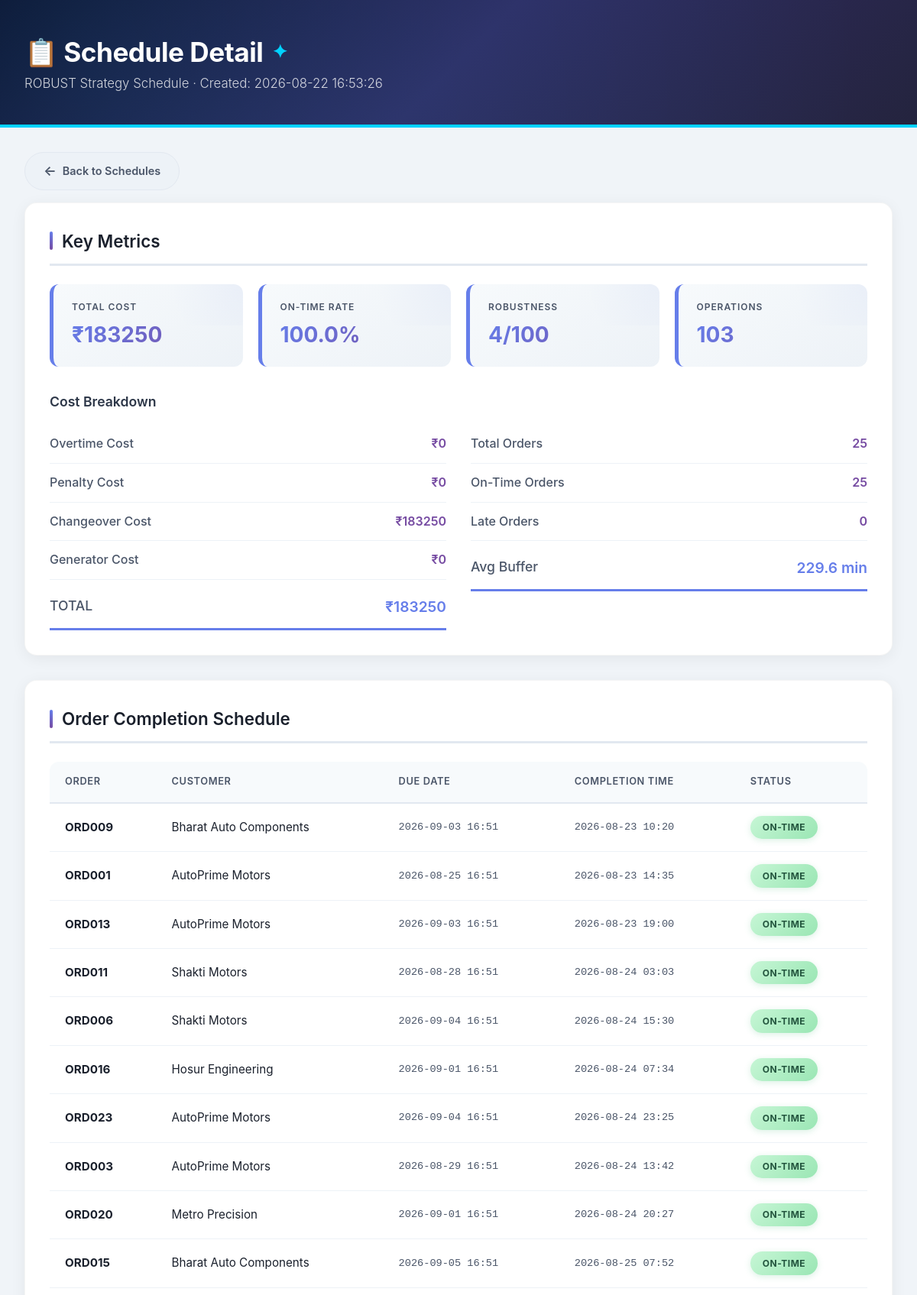
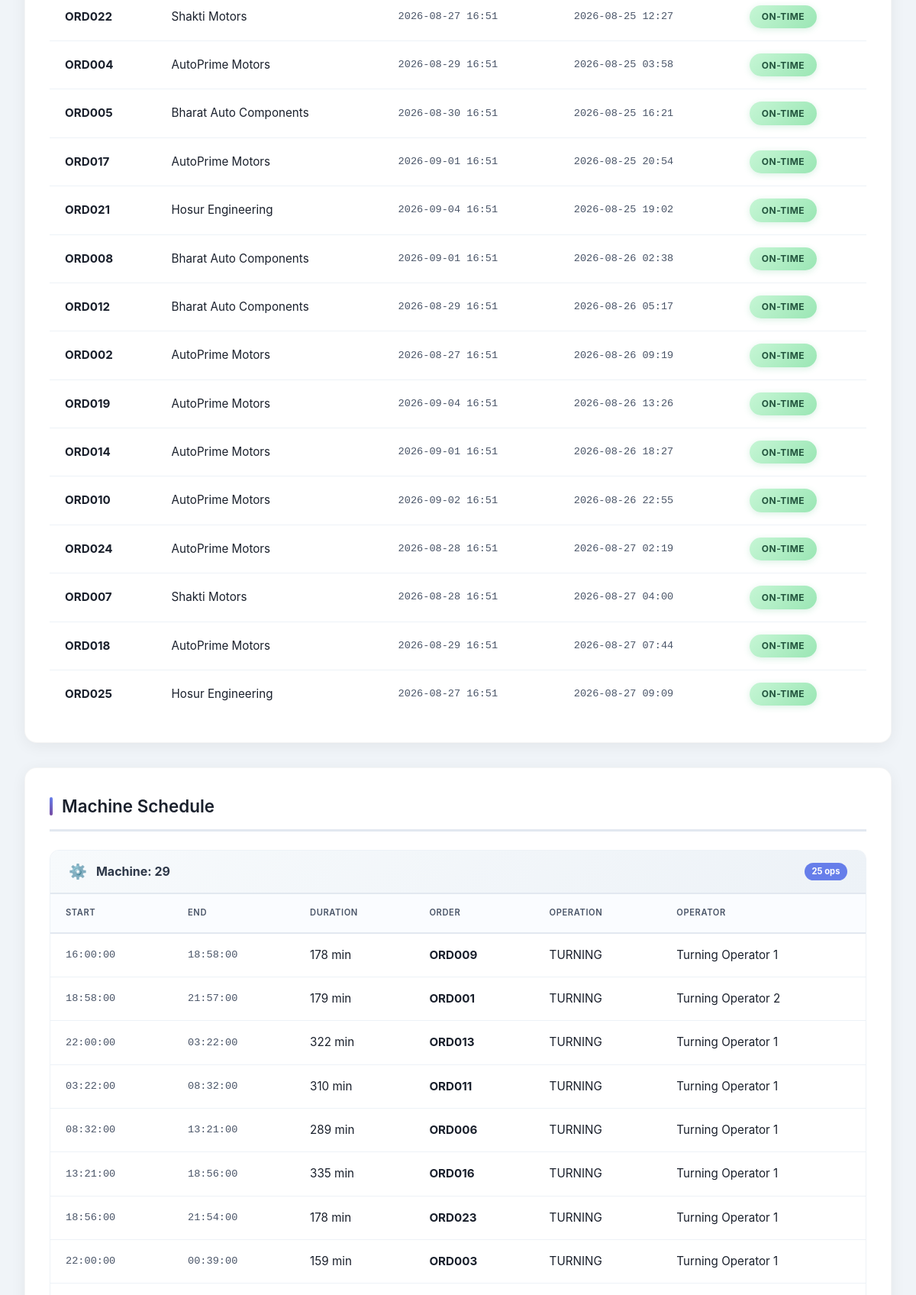
The page /schedules/7/ (upper part) on the database its author committed (2 pictures, top to bottom).
### scheduler/models.py (models this page shows, shortened)
class Schedule(models.Model):
    STRATEGY_CHOICES = [
        ("CHEAPEST", "Cheapest"),
        ("ONTIME", "Most On-Time"),
        ("ROBUST", "Most Robust"),
    ]
    name = models.CharField(
        max_length=100
    )
    strategy = models.CharField(
        max_length=20,
        choices=STRATEGY_CHOICES
    )
    created_at = models.DateTimeField(
        auto_now_add=True
    )
    overtime_cost = models.DecimalField(
        max_digits=12,
        decimal_places=2,
        default=0
    )
    penalty_cost = models.DecimalField(
        max_digits=12,
        decimal_places=2,
        default=0
    )
    changeover_cost = models.DecimalField(
        max_digits=12,
        decimal_places=2,
        default=0
    )
    generator_cost = models.DecimalField(
        max_digits=12,
        decimal_places=2,
        default=0
    )
    total_cost = models.DecimalField(
        max_digits=12,
        decimal_places=2,
        default=0
    )

class Order(models.Model):
    STATUS_CHOICES = [
        ("OPEN", "Open"),
        ("IN_PROGRESS", "In Progress"),
        ("COMPLETED", "Completed"),
        ("LATE", "Late"),
    ]
    PRIORITY_CHOICES = [
        ("HIGH", "High"),
        ("MEDIUM", "Medium"),
        ("LOW", "Low"),
    ]
    order_number = models.CharField(
        max_length=30,
        unique=True
    )
    customer = models.ForeignKey(
        Customer,
        on_delete=models.CASCADE,
        related_name="orders"
    )
    part_number = models.CharField(
        max_length=50
    )
    quantity = models.IntegerField()
    due_date = models.DateTimeField()
    priority = models.CharField(
        max_length=10,
        choices=PRIORITY_CHOICES,
        default="MEDIUM"
    )
    status = models.CharField(
        max_length=20,
        choices=STATUS_CHOICES,
        default="OPEN"
    )
    material_available = models.BooleanField(
        default=True
    )
    material_available_from = models.DateTimeField(
        null=True,
        blank=True
    )
    created_at = models.DateTimeField(
        auto_now_add=True
    )

class Customer(models.Model):
    TIER_CHOICES = [
        (1, "Tier 1"),
        (2, "Tier 2"),
        (3, "Tier 3"),
    ]
    name = models.CharField(max_length=100)
    tier = models.IntegerField(choices=TIER_CHOICES)
    revenue_share = models.DecimalField(
        max_digits=5,
        decimal_places=2,
        default=0
    )
    late_penalty_per_hour = models.DecimalField(
        max_digits=10,
        decimal_places=2,
        default=0
    )
    jit_customer = models.BooleanField(default=False)

class ScheduledOperation(models.Model):
    schedule = models.ForeignKey(
        Schedule,
        on_delete=models.CASCADE,
        related_name="scheduled_operations"
    )
    operation = models.ForeignKey(
        Operation,
        on_delete=models.CASCADE
    )
    machine = models.ForeignKey(
        Machine,
        on_delete=models.CASCADE
    )
    operator = models.ForeignKey(
        Operator,
        on_delete=models.SET_NULL,
        null=True,
        blank=True
    )
    start_time = models.DateTimeField()
    end_time = models.DateTimeField()
    setup_minutes = models.PositiveIntegerField(
        default=0
    )
    overtime = models.BooleanField(
        default=False
    )

class Operation(models.Model):
    OPERATION_TYPES = [
        ("TURNING", "Turning"),
        ("MILLING", "Milling"),
        ("DRILLING", "Drilling"),
        ("GRINDING", "Grinding"),
        ("INSPECTION", "Inspection"),
    ]
    order = models.ForeignKey(
        Order,
        on_delete=models.CASCADE,
        related_name="operations"
    )
    sequence = models.PositiveIntegerField()
    operation_type = models.CharField(
        max_length=20,
        choices=OPERATION_TYPES
    )
    duration_minutes = models.PositiveIntegerField()
    setup_family = models.CharField(
        max_length=20
    )
    required_skill = models.CharField(
        max_length=50
    )
    eligible_machines = models.ManyToManyField(
        Machine,
        related_name="operations"
    )

class Operator(models.Model):
    name = models.CharField(max_length=100)
    employee_id = models.CharField(
        max_length=20,
        unique=True
    )
    skills = models.JSONField(
        default=list
    )
    can_work_overtime = models.BooleanField(
        default=True
    )
    active = models.BooleanField(default=True)

### scheduler/views.py (the view)
class ScheduleDetailView(DetailView):
    model = Schedule
    template_name = "scheduler/schedule_detail.html"
    context_object_name = "schedule"
    def get_context_data(self, **kwargs):
        context = super().get_context_data(**kwargs)
        schedule = self.object
        operations = (
            schedule.scheduled_operations.all()
            .select_related(
                "machine",
                "operator",
                "operation__order",
            )
            .order_by("machine_id", "start_time")
        )
        machine_schedule = {}
        for op in operations:
            machine_id = op.machine_id
            if machine_id not in machine_schedule:
                machine_schedule[machine_id] = []
            machine_schedule[machine_id].append(op)
        context["machine_schedule"] = machine_schedule
        costs = calculate_total_cost(schedule)
        context["costs"] = costs
        ontime = calculate_ontime_metrics(schedule)
        context["ontime_metrics"] = ontime
        robustness = calculate_robustness_metrics(schedule)
        context["robustness_metrics"] = robustness
        orders_completed = {}
        for op in operations:
            order = op.operation.order
            order_id = order.id
            if order_id not in orders_completed:
                orders_completed[order_id] = {
                    "order": order,
                    "completion_time": op.end_time,
                }
            else:
                if (
                    op.end_time >
                    orders_completed[order_id][
                        "completion_time"
                    ]
                ):
                    orders_completed[order_id][
                        "completion_time"
                    ] = op.end_time
        context["orders_completed"] = list(
            orders_completed.values()
        )
        return context

### scheduler/services/cost_calculator.py (called while the page is built, shortened)
def calculate_overtime_cost(schedule):
    overtime_cost = Decimal("0")
    night_shift_cost = Decimal("0")
    for scheduled_op in schedule.scheduled_operations.all():
        duration_hours = (
            Decimal(scheduled_op.end_time.timestamp() -
                    scheduled_op.start_time.timestamp()) / 3600
        )
    return {
        "overtime_cost": overtime_cost,
        "night_shift_cost": night_shift_cost,
        "total": overtime_cost + night_shift_cost,
    }

def calculate_generator_cost(schedule, power_cut_hours=0):
    generator_cost = (
        Decimal(power_cut_hours) *
        GENERATOR_HOURLY_COST
    )
    return {
        "generator_cost": generator_cost,
        "hours": power_cut_hours,
        "total": generator_cost,
    }

### scheduler/templates/scheduler/schedule_detail.html (shortened to what this page needs)
{% load static %}
<!DOCTYPE html>
<html lang="en">
    <head>
    </head>
    <body>
        <div class="header">
            <h1>📋 Schedule Detail</h1>
            <p>{{ schedule.name }} · Created: {{ schedule.created_at|date:"Y-m-d H:i:s" }}</p>
        </div>
        <div class="container">
            <a href="{% url 'scheduler:schedule_list' %}" class="btn btn-back">Back to Schedules</a>
            <div class="section">
                <h2>Key Metrics</h2>
                <div class="metrics-grid">
                    <div class="metric">
                        <div class="metric-label">Total Cost</div>
                        <div class="metric-value">₹{{ costs.total_cost|floatformat:0 }}</div>
                    </div>
                    <div class="metric">
                        <div class="metric-label">On-Time Rate</div>
                        <div class="metric-value">{{ ontime_metrics.on_time_percent|floatformat:1 }}%</div>
                    </div>
                    <div class="metric">
                        <div class="metric-label">Robustness</div>
                        <div class="metric-value">{{ robustness_metrics.robustness_score|floatformat:0 }}/100</div>
                    </div>
                    <div class="metric">
                        <div class="metric-label">Operations</div>
                        <div class="metric-value">{{ schedule.scheduled_operations.count }}</div>
                    </div>
                </div>
                <h3>Cost Breakdown</h3>
                <div class="cost-section">
                    <div>
                        <div class="cost-item">
                            <span class="cost-label">Overtime Cost</span>
                            <span class="cost-value">₹{{ costs.overtime.total|floatformat:0 }}</span>
                        </div>
                        <div class="cost-item">
                            <span class="cost-label">Penalty Cost</span>
                            <span class="cost-value">₹{{ costs.penalties.total|floatformat:0 }}</span>
                        </div>
                        <div class="cost-item">
                            <span class="cost-label">Changeover Cost</span>
                            <span class="cost-value">₹{{ costs.changeovers.total|floatformat:0 }}</span>
                        </div>
                        <div class="cost-item">
                            <span class="cost-label">Generator Cost</span>
                            <span class="cost-value">₹{{ costs.generator.total|floatformat:0 }}</span>
                        </div>
                        <div class="cost-item">
                            <span class="cost-label">TOTAL</span>
                            <span class="cost-value">₹{{ costs.total_cost|floatformat:0 }}</span>
                        </div>
                    </div>
                    <div>
                        <div class="cost-item">
                            <span class="cost-label">Total Orders</span>
                            <span class="cost-value">{{ ontime_metrics.total_orders }}</span>
                        </div>
                        <div class="cost-item">
                            <span class="cost-label">On-Time Orders</span>
                            <span class="cost-value">{{ ontime_metrics.on_time_orders }}</span>
                        </div>
                        <div class="cost-item">
                            <span class="cost-label">Late Orders</span>
                            <span class="cost-value">{{ ontime_metrics.late_orders }}</span>
                        </div>
                        <div class="cost-item">
                            <span class="cost-label">Avg Buffer</span>
                            <span class="cost-value">{{ robustness_metrics.avg_buffer_minutes|floatformat:1 }} min</span>
                        </div>
                    </div>
                </div>
            </div>
            <div class="section">
                <h2>Order Completion Schedule</h2>
                {% if orders_completed %}
                <div class="table-wrapper">
                    <table>
                        <thead>
                            <tr>
                                <th>Order</th>
                                <th>Customer</th>
                                <th>Due Date</th>
                                <th>Completion Time</th>
                                <th>Status</th>
                            </tr>
                        </thead>
                        <tbody>
                            {% for oc in orders_completed %}
                            <tr>
                                <td><strong>{{ oc.order.order_number }}</strong></td>
                                <td>{{ oc.order.customer.name }}</td>
                                <td class="time">{{ oc.order.due_date|date:"Y-m-d H:i" }}</td>
                                <td class="time">{{ oc.completion_time|date:"Y-m-d H:i" }}</td>
                                <td>
                                    {% if oc.completion_time <= oc.order.due_date %} <span class="status-badge status-on-time">On-Time</span>
                                        {% else %}
                                        <span class="status-badge status-late">Late</span>
                                        {% endif %}
                                </td>
                            </tr>
                            {% endfor %}
                        </tbody>
                    </table>
                </div>
                {% else %}
                <div class="no-data">No operations scheduled</div>
                {% endif %}
            </div>
            <div class="section">
                <h2>Machine Schedule</h2>
                {% for machine_id, ops in machine_schedule.items %}
                <div class="machine-table">
                    <div class="machine-title">
                        Machine: {{ machine_id }}
                        <span>{{ ops|length }} ops</span>
                    </div>
                    <div class="table-wrapper">
                        <table>
                            <thead>
                                <tr>
                                    <th>Start</th>
                                    <th>End</th>
                                    <th>Duration</th>
                                    <th>Order</th>
                                    <th>Operation</th>
                                    <th>Operator</th>
                                </tr>
                            </thead>
                            <tbody>
                                {% for op in ops %}
                                <tr>
                                    <td class="time">{{ op.start_time|time:"H:i:s" }}</td>
                                    <td class="time">{{ op.end_time|time:"H:i:s" }}</td>
                                    <td>{{ op.operation.duration_minutes }} min</td>
                                    <td><strong>{{ op.operation.order.order_number }}</strong></td>
                                    <td>{{ op.operation.operation_type }}</td>
                                    <td>{{ op.operator.name|default:"—" }}</td>
                                </tr>
                                {% endfor %}
                            </tbody>
                        </table>
                    </div>
                </div>
                {% endfor %}
            </div>
        </div>
    </body>
</html>

### rows shown on the page
Schedule: name "ROBUST Strategy Schedule", created_at "2026-08-22 16:53:26", total_cost "183250", scheduled_operations.count "103", overtime.total "0", penalties.total "0", changeovers.total "183250", generator.total "0"
Order: order.order_number "ORD009", order.customer.name "Bharat Auto Components", order.due_date "2026-09-03 16:51", completion_time "2026-08-23 10:20", shows "ON-TIME"
Order: order.order_number "ORD001", order.customer.name "AutoPrime Motors", order.due_date "2026-08-25 16:51", completion_time "2026-08-23 14:35", shows "ON-TIME"
Order: order.order_number "ORD013", order.customer.name "AutoPrime Motors", order.due_date "2026-09-03 16:51", completion_time "2026-08-23 19:00", shows "ON-TIME"
Order: order.order_number "ORD011", order.customer.name "Shakti Motors", order.due_date "2026-08-28 16:51", completion_time "2026-08-24 03:03", shows "ON-TIME"
Order: order.order_number "ORD006", order.customer.name "Shakti Motors", order.due_date "2026-09-04 16:51", completion_time "2026-08-24 15:30", shows "ON-TIME"
Order: order.order_number "ORD016", order.customer.name "Hosur Engineering", order.due_date "2026-09-01 16:51", completion_time "2026-08-24 07:34", shows "ON-TIME"
Order: order.order_number "ORD023", order.customer.name "AutoPrime Motors", order.due_date "2026-09-04 16:51", completion_time "2026-08-24 23:25", shows "ON-TIME"
Order: order.order_number "ORD003", order.customer.name "AutoPrime Motors", order.due_date "2026-08-29 16:51", completion_time "2026-08-24 13:42", shows "ON-TIME"
Order: order.order_number "ORD020", order.customer.name "Metro Precision", order.due_date "2026-09-01 16:51", completion_time "2026-08-24 20:27", shows "ON-TIME"
Order: order.order_number "ORD015", order.customer.name "Bharat Auto Components", order.due_date "2026-09-05 16:51", completion_time "2026-08-25 07:52", shows "ON-TIME"
Order: order.order_number "ORD022", order.customer.name "Shakti Motors", order.due_date "2026-08-27 16:51", completion_time "2026-08-25 12:27", shows "ON-TIME"
Order: order.order_number "ORD004", order.customer.name "AutoPrime Motors", order.due_date "2026-08-29 16:51", completion_time "2026-08-25 03:58", shows "ON-TIME"
Order: order.order_number "ORD005", order.customer.name "Bharat Auto Components", order.due_date "2026-08-30 16:51", completion_time "2026-08-25 16:21", shows "ON-TIME"
Order: order.order_number "ORD017", order.customer.name "AutoPrime Motors", order.due_date "2026-09-01 16:51", completion_time "2026-08-25 20:54", shows "ON-TIME"
Order: order.order_number "ORD021", order.customer.name "Hosur Engineering", order.due_date "2026-09-04 16:51", completion_time "2026-08-25 19:02", shows "ON-TIME"
Order: order.order_number "ORD008", order.customer.name "Bharat Auto Components", order.due_date "2026-09-01 16:51", completion_time "2026-08-26 02:38", shows "ON-TIME"
Order: order.order_number "ORD012", order.customer.name "Bharat Auto Components", order.due_date "2026-08-29 16:51", completion_time "2026-08-26 05:17", shows "ON-TIME"
Order: order.order_number "ORD002", order.customer.name "AutoPrime Motors", order.due_date "2026-08-27 16:51", completion_time "2026-08-26 09:19", shows "ON-TIME"
Order: order.order_number "ORD019", order.customer.name "AutoPrime Motors", order.due_date "2026-09-04 16:51", completion_time "2026-08-26 13:26", shows "ON-TIME"
Order: order.order_number "ORD014", order.customer.name "AutoPrime Motors", order.due_date "2026-09-01 16:51", completion_time "2026-08-26 18:27", shows "ON-TIME"
Order: order.order_number "ORD010", order.customer.name "AutoPrime Motors", order.due_date "2026-09-02 16:51", completion_time "2026-08-26 22:55", shows "ON-TIME"
Order: order.order_number "ORD024", order.customer.name "AutoPrime Motors", order.due_date "2026-08-28 16:51", completion_time "2026-08-27 02:19", shows "ON-TIME"
Order: order.order_number "ORD007", order.customer.name "Shakti Motors", order.due_date "2026-08-28 16:51", completion_time "2026-08-27 04:00", shows "ON-TIME"
Order: order.order_number "ORD018", order.customer.name "AutoPrime Motors", order.due_date "2026-08-29 16:51", completion_time "2026-08-27 07:44", shows "ON-TIME"
Order: order.order_number "ORD025", order.customer.name "Hosur Engineering", order.due_date "2026-08-27 16:51", completion_time "2026-08-27 09:09", shows "ON-TIME"
ScheduledOperation: start_time "16:00:00", end_time "18:58:00", operation.duration_minutes "178", operation.order.order_number "ORD009", operation.operation_type "TURNING", operator.name "Turning Operator 1"
ScheduledOperation: start_time "18:58:00", end_time "21:57:00", operation.duration_minutes "179", operation.order.order_number "ORD001", operation.operation_type "TURNING", operator.name "Turning Operator 2"
ScheduledOperation: start_time "22:00:00", end_time "03:22:00", operation.duration_minutes "322", operation.order.order_number "ORD013", operation.operation_type "TURNING", operator.name "Turning Operator 1"
ScheduledOperation: start_time "03:22:00", end_time "08:32:00", operation.duration_minutes "310", operation.order.order_number "ORD011", operation.operation_type "TURNING", operator.name "Turning Operator 1"
ScheduledOperation: start_time "08:32:00", end_time "13:21:00", operation.duration_minutes "289", operation.order.order_number "ORD006", operation.operation_type "TURNING", operator.name "Turning Operator 1"
ScheduledOperation: start_time "13:21:00", end_time "18:56:00", operation.duration_minutes "335", operation.order.order_number "ORD016", operation.operation_type "TURNING", operator.name "Turning Operator 1"
ScheduledOperation: start_time "18:56:00", end_time "21:54:00", operation.duration_minutes "178", operation.order.order_number "ORD023", operation.operation_type "TURNING", operator.name "Turning Operator 1"
ScheduledOperation: start_time "22:00:00", end_time "00:39:00", operation.duration_minutes "159", operation.order.order_number "ORD003", operation.operation_type "TURNING", operator.name "Turning Operator 1"

### other values the page prints
{{ ontime_metrics.on_time_percent|floatformat:1 }} "100.0"
{{ robustness_metrics.robustness_score|floatformat:0 }} "4"
{{ ontime_metrics.total_orders }} "25"
{{ ontime_metrics.on_time_orders }} "25"
{{ ontime_metrics.late_orders }} "0"
{{ robustness_metrics.avg_buffer_minutes|floatformat:1 }} "229.6"
{{ machine_id }} "29"
{{ ops|length }} "25"
